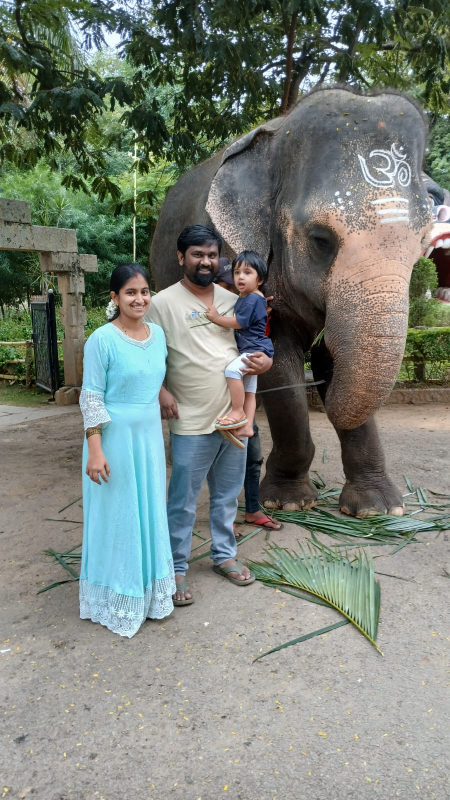
//> input picture image.jpeg, 900 x 1600 px, given in place of the camera (shown at 1/2 size)
$ ./main8   (built with g++ and OpenCV 4)
//> lines starting //> are read from the running program, lines starting //| are printed output that depends on the picture
#include <opencv2/opencv.hpp>
#include <iostream>

double estimateBrightness(const cv::Mat& image) {
    cv::Scalar meanIntensity = cv::mean(image);
    return (meanIntensity[0] + meanIntensity[1] + meanIntensity[2]) / 3.0;
}

double estimateContrast(const cv::Mat& image) {
    cv::Mat gray;
    cv::cvtColor(image, gray, cv::COLOR_BGR2GRAY);
    cv::Scalar mean, stddev;
    cv::meanStdDev(gray, mean, stddev);
    return stddev[0];
}

double estimateSaturation(const cv::Mat& image) {
    cv::Mat hsv;
    cv::cvtColor(image, hsv, cv::COLOR_BGR2HSV);
    std::vector<cv::Mat> hsvChannels;
    cv::split(hsv, hsvChannels);
    return cv::mean(hsvChannels[1])[0];
}

double estimateColorTemperature(const cv::Mat& image) {
    cv::Scalar avgRGB = cv::mean(image);
    double r = avgRGB[2], g = avgRGB[1], b = avgRGB[0];

    // Approximate color temperature (based on RGB ratio)
    double temp = 10000 * (r / (b + 1e-6));  // Avoid division by zero
    temp = std::min(std::max(temp, 1000.0), 15000.0);  // Keep within range
    return temp;
}

void adjustWhiteBalance(cv::Mat& image, double targetTemp = 6500) {
    double colorTemp = estimateColorTemperature(image);
    double scaleFactor = targetTemp / (colorTemp + 1e-6);

    std::vector<cv::Mat> bgrChannels;
    cv::split(image, bgrChannels);

    bgrChannels[0] *= scaleFactor; // Blue
    bgrChannels[2] /= scaleFactor; // Red

    cv::merge(bgrChannels, image);
}

int main() {
    // Open USB Camera
    cv::VideoCapture cap(0);
    if (!cap.isOpened()) {
        std::cerr << "Error: Cannot open webcam!" << std::endl;
        return -1;
    }

    // **Set Camera Resolution**
    cap.set(cv::CAP_PROP_FRAME_WIDTH, 1280);
    cap.set(cv::CAP_PROP_FRAME_HEIGHT, 720);

    cv::Mat frame;
    bool autoWB = true;

    while (true) {
        cap >> frame;
//> frame is the input picture: 1600 rows x 900 cols, CV_8UC3; mean B, G, R 120.7, 129.2, 122.1
        if (frame.empty()) continue;

        // **Estimate Metrics**
        double brightness = estimateBrightness(frame);
//> in estimateBrightness, `cv::Scalar meanIntensity = cv::mean(image);`: meanIntensity = Scalar(120.7, 129.2, 122.1)
//> brightness = 124
        double contrast = estimateContrast(frame);
//> in estimateContrast, `cv::cvtColor(image, gray, cv::COLOR_BGR2GRAY);`:
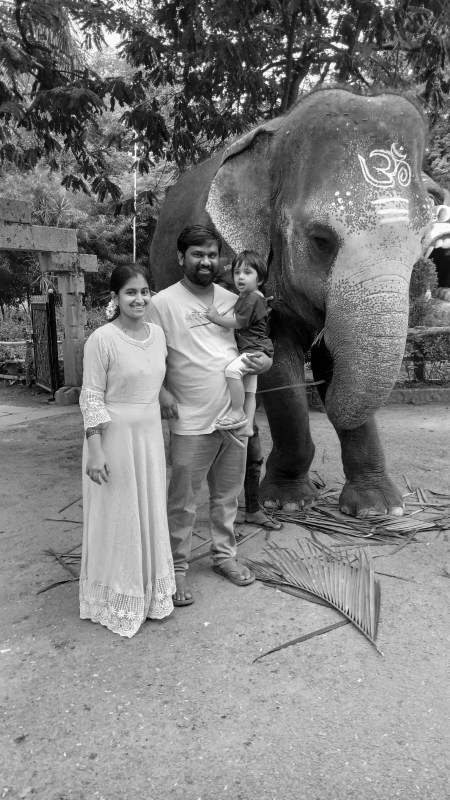
//> gray: 1600 rows x 900 cols, CV_8UC1 (shown at 1/2 size); min 0, max 255, mean 126.1
//> in estimateContrast, `cv::meanStdDev(gray, mean, stddev);`: mean = Scalar(126.1); stddev = Scalar(57.65)
//> contrast = 57.65
        double saturation = estimateSaturation(frame);
//> in estimateSaturation, `cv::cvtColor(image, hsv, cv::COLOR_BGR2HSV);`: hsv: 1600 rows x 900 cols, CV_8UC3; mean H, S, V 44.9, 56.6, 135.8
//> in estimateSaturation, `cv::split(hsv, hsvChannels);`:
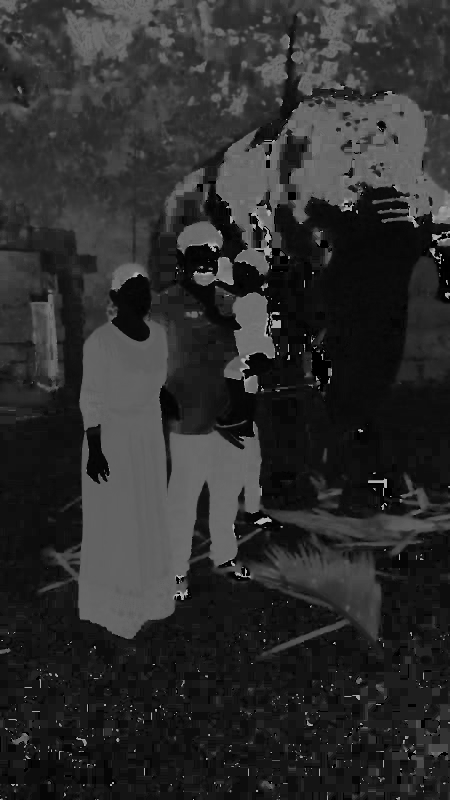
//> hsvChannels[0]: 1600 rows x 900 cols, CV_8UC1 (shown at 1/2 size); min 0, max 179, mean 44.9
//> in estimateSaturation, `cv::split(hsv, hsvChannels);`:
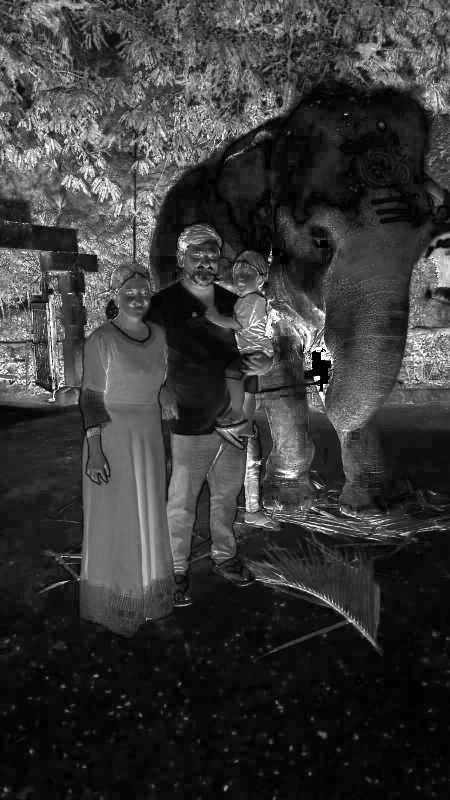
//> hsvChannels[1]: 1600 rows x 900 cols, CV_8UC1 (shown at 1/2 size); min 0, max 255, mean 56.6
//> in estimateSaturation, `cv::split(hsv, hsvChannels);`:
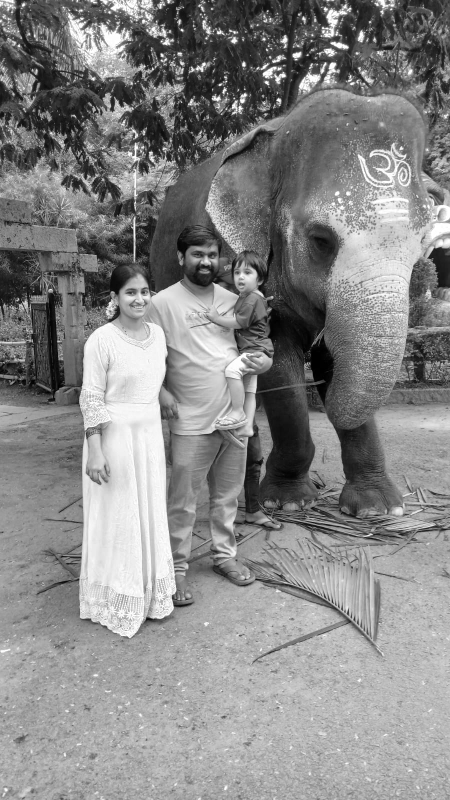
//> hsvChannels[2]: 1600 rows x 900 cols, CV_8UC1 (shown at 1/2 size); min 0, max 255, mean 135.8
//> saturation = 56.55
        double colorTemperature = estimateColorTemperature(frame);
//> in estimateColorTemperature, `cv::Scalar avgRGB = cv::mean(image);`: avgRGB = Scalar(120.7, 129.2, 122.1)
//> in estimateColorTemperature, `double r = avgRGB[2], g = avgRGB[1], b = avgRGB[0];`: r = 122.1; g = 129.2; b = 120.7
//> in estimateColorTemperature, `double temp = 10000 * (r / (b + 1e-6));`: temp = 10119.6
//> colorTemperature = 10119.6

        // **Auto White Balance Adjustment**
        if (autoWB) adjustWhiteBalance(frame, 6500);
//> in adjustWhiteBalance, `double scaleFactor = targetTemp / (colorTemp + 1e-6);`: scaleFactor = 0.642
//> in adjustWhiteBalance, `bgrChannels[0] *= scaleFactor;`:
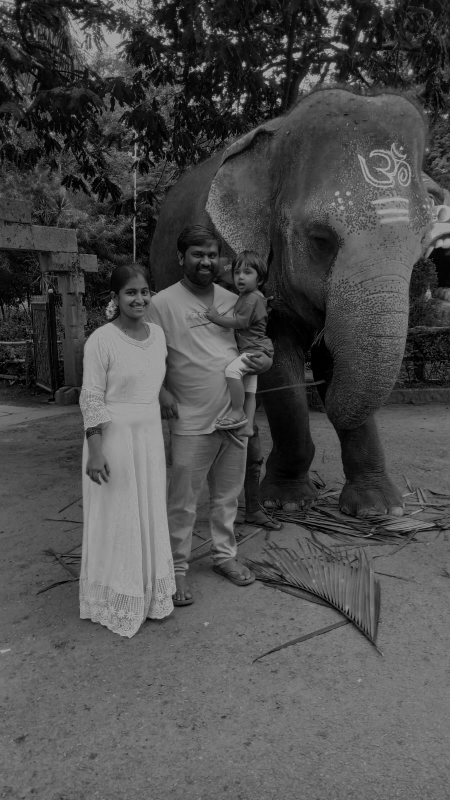
//> bgrChannels[0]: 1600 rows x 900 cols, CV_8UC1 (shown at 1/2 size); min 0, max 164, mean 77.5
//> in adjustWhiteBalance, `bgrChannels[2] /= scaleFactor;`:
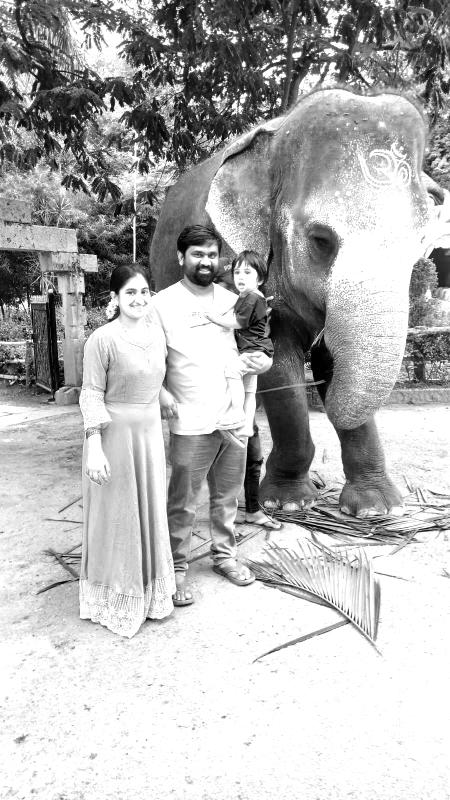
//> bgrChannels[2]: 1600 rows x 900 cols, CV_8UC1 (shown at 1/2 size); min 0, max 255, mean 179.5

        // **Display Metrics on Video**
        std::string text = "Brightness: " + std::to_string(brightness) +
                           " | Contrast: " + std::to_string(contrast) +
                           " | Saturation: " + std::to_string(saturation) +
                           " | Temp: " + std::to_string(colorTemperature) + "K";

        cv::putText(frame, text, cv::Point(20, 40), cv::FONT_HERSHEY_SIMPLEX, 0.6, cv::Scalar(0, 255, 0), 2);
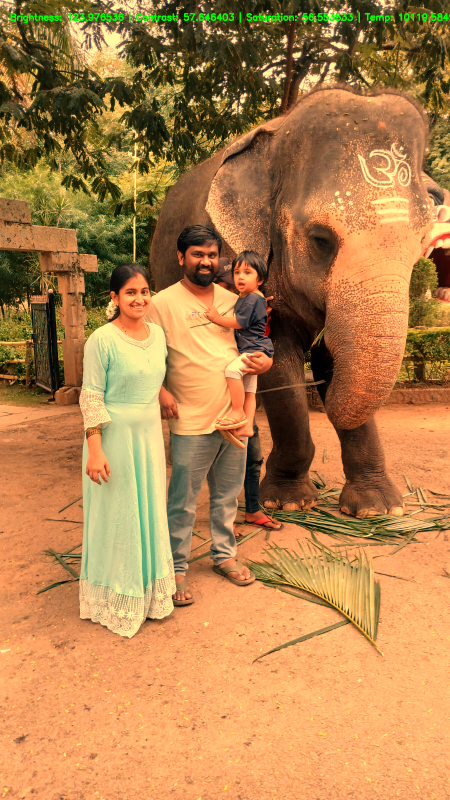
//> frame: 1600 rows x 900 cols, CV_8UC3 (shown at 1/2 size); mean B, G, R 77.3, 129.9, 179.1

        cv::imshow("Live Video - Auto White Balance: " + std::string(autoWB ? "ON" : "OFF"), frame);

        // **Keyboard Controls**
        char key = cv::waitKey(1);
//> the 'q' key is pressed
        if (key == 'q') break;
        if (key == 't') autoWB = !autoWB; // Toggle Auto White Balance

        std::cout << text << std::endl;
    }

    cap.release();
    cv::destroyAllWindows();
    return 0;
}
